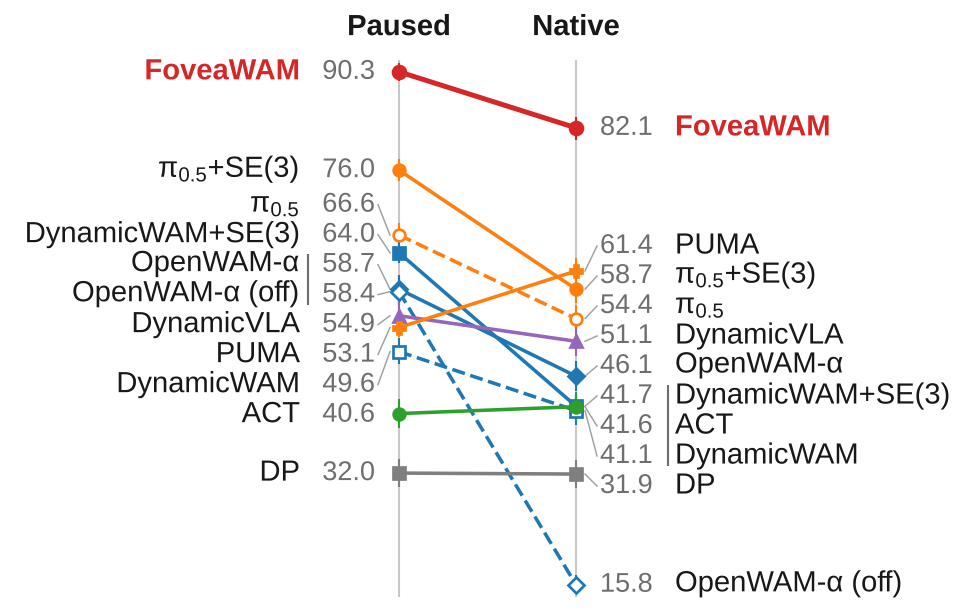

Reproduce this figure in Python.
"""Candidate A: slopegraph on a shared SR scale (Paused -> Native)."""
import argparse
import sys
from pathlib import Path

import matplotlib.pyplot as plt

sys.path.insert(0, str(Path(__file__).resolve().parents[1]))
import rank_data as rd  # noqa: E402
from style import INK, MUTED, repel, require_font, style  # noqa: E402

W, H = 3.25, 2.05
TOP, BOT = 0.20, 0.06          # inches reserved above / below the SR scale
YLIM = (14, 92)
XP, XN = 1.33, 1.92            # column positions (inches)
NUM_W = 0.05                   # gap between column and value text
LAB_W = 0.33                   # gap between column and method label
TIES = {"native": [["dynamicwam_se3", "act", "dynamicwam"]],
        "paused": [["openwam_official", "openwam"]]}


def main():
    ap = argparse.ArgumentParser()
    ap.add_argument("--font", default="Arial")
    ap.add_argument("--output-dir", type=Path, default=Path(__file__).resolve().parent)
    a = ap.parse_args()
    require_font(a.font)
    d = rd.load()
    with plt.rc_context(style(a.font)):
        fig = plt.figure(figsize=(W, H), dpi=144)
        ax = fig.add_axes([0, BOT / H, 1, 1 - (TOP + BOT) / H])
        ax.set_xlim(0, W)
        ax.set_ylim(*YLIM)
        ax.axis("off")
        unit_pt = (H - TOP - BOT) * 72 / (YLIM[1] - YLIM[0])
        for x, t in ((XP, "Paused"), (XN, "Native")):
            ax.plot([x, x], YLIM, color="#C8C8C8", lw=.5, zorder=0)
            ax.text(x, YLIM[1] + 4.5 / unit_pt, t, ha="center", va="bottom", fontsize=7, weight="bold")

        for m in rd.ORDER:
            c = rd.color(m)
            ours = m == "se3_wam"
            p, pc = d[m]["paused"]
            n, nc = d[m]["native"]
            ax.plot([XP, XN], [p, n], color=c, lw=1.2 if ours else .85,
                    ls="--" if rd.hollow(m) else "-", zorder=5 if ours else 3,
                    dash_capstyle="butt", solid_capstyle="butt")
            for x, v, ci in ((XP, p, pc), (XN, n, nc)):
                ax.plot([x, x], ci, color=c, lw=.5, zorder=4, solid_capstyle="butt")
                ax.plot(x, v, marker=rd.marker(m), ms=3.1 if ours else 2.8, mec=c, mew=.65,
                        mfc="white" if rd.hollow(m) else c, zorder=6 if ours else 4.5, ls="none")

        gap = 7.2 / unit_pt
        for key, x, sgn in (("paused", XP, -1), ("native", XN, 1)):
            ys = [d[m][key][0] for m in rd.ORDER]
            pos = dict(zip(rd.ORDER, repel(ys, gap, lo=YLIM[0], hi=YLIM[1])))
            ha = "right" if sgn < 0 else "left"
            for m, y in zip(rd.ORDER, ys):
                ours = m == "se3_wam"
                yl = pos[m]
                # value next to the column, label outside it; short elbow if displaced
                xv = x + sgn * (NUM_W + .03)
                if abs(yl - y) > 0.3:
                    ax.plot([x + sgn * .03, xv - sgn * .01], [y, yl], color="#A0A0A0", lw=.35,
                            zorder=1, clip_on=False)
                ax.text(xv, yl, f"{d[m][key][0]:.1f}", ha=ha, va="center", fontsize=6.5,
                        color=MUTED, clip_on=False)
                ax.text(x + sgn * LAB_W, yl, rd.label(m),
                        ha=ha, va="center", fontsize=7,
                        color=rd.color(m) if ours else INK, weight="bold" if ours else "normal",
                        clip_on=False)
            # bracket statistically tied groups on the outside of the labels' value column
            for grp in TIES[key]:
                ylo, yhi = min(pos[m] for m in grp), max(pos[m] for m in grp)
                bx = x + sgn * (LAB_W - .025)
                ax.plot([bx, bx], [ylo - gap * .35, yhi + gap * .35], color=MUTED, lw=.5,
                        clip_on=False, solid_capstyle="butt")
        fig.savefig(a.output_dir / "cand_A_slope.png", dpi=300)
        fig.savefig(a.output_dir / "cand_A_slope.pdf")


if __name__ == "__main__":
    main()
